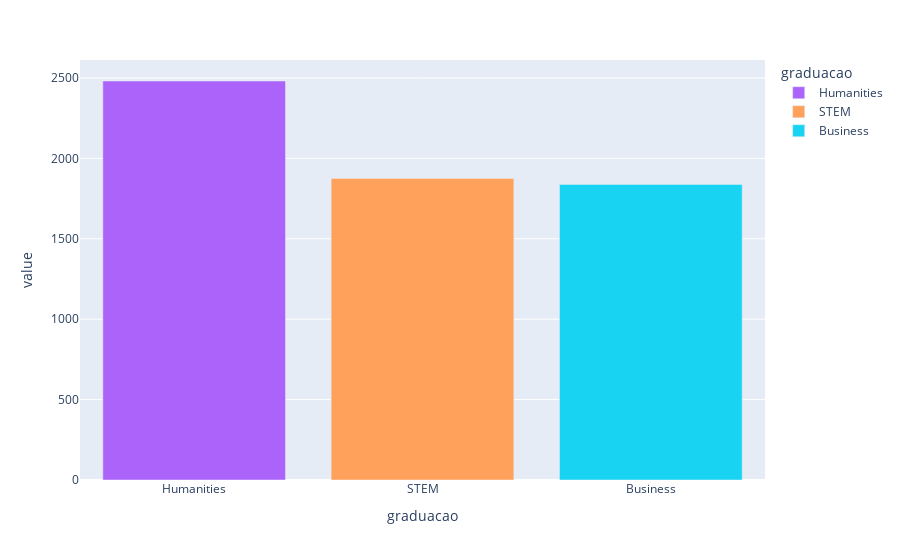

Source (notebook cell):
### Code cell
px.bar(contagem_graduacao, color=contagem_graduacao.index, category_orders={"graduacao": lista_admissao})

### Figure 1 — Plotly figure (JSON) as saved in the notebook; plotly's stock layout.template omitted (floating-point values rounded to 4 significant figures)
{"data": [{"alignmentgroup": "True", "hovertemplate": "graduacao=%{x}<br>value=%{y}<extra></extra>", "legendgroup": "Humanities", "marker": {"color": "#ab63fa", "pattern": {"shape": ""}}, "name": "Humanities", "offsetgroup": "Humanities", "orientation": "v", "showlegend": true, "textposition": "auto", "type": "bar", "x": ["Humanities"], "xaxis": "x", "y": [2481], "yaxis": "y"}, {"alignmentgroup": "True", "hovertemplate": "graduacao=%{x}<br>value=%{y}<extra></extra>", "legendgroup": "STEM", "marker": {"color": "#FFA15A", "pattern": {"shape": ""}}, "name": "STEM", "offsetgroup": "STEM", "orientation": "v", "showlegend": true, "textposition": "auto", "type": "bar", "x": ["STEM"], "xaxis": "x", "y": [1875], "yaxis": "y"}, {"alignmentgroup": "True", "hovertemplate": "graduacao=%{x}<br>value=%{y}<extra></extra>", "legendgroup": "Business", "marker": {"color": "#19d3f3", "pattern": {"shape": ""}}, "name": "Business", "offsetgroup": "Business", "orientation": "v", "showlegend": true, "textposition": "auto", "type": "bar", "x": ["Business"], "xaxis": "x", "y": [1838], "yaxis": "y"}], "layout": {"barmode": "relative", "legend": {"title": {"text": "graduacao"}, "tracegroupgap": 0}, "margin": {"t": 60}, "xaxis": {"anchor": "y", "categoryarray": ["Deny", "Waitlist", "Admit", "Humanities", "STEM", "Business"], "categoryorder": "array", "domain": [0, 1], "title": {"text": "graduacao"}}, "yaxis": {"anchor": "x", "domain": [0, 1], "title": {"text": "value"}}}}
